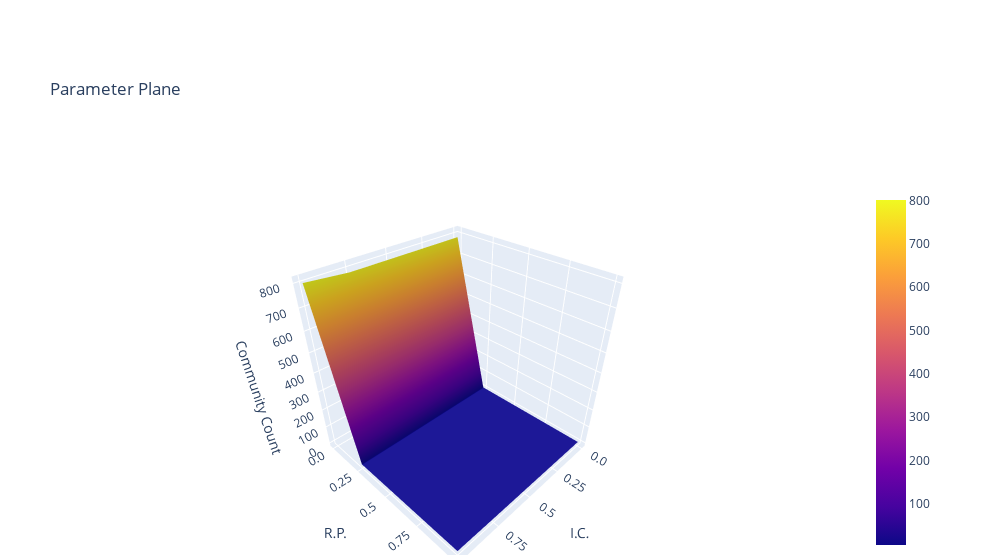

The code cell stored with this chart in its notebook:
### Code cell
fig = go.Figure(data = [go.Surface(z = parameter_plane)])

fig.update_layout(title = 'Parameter Plane', 
                  autosize = False, 
                  scene = dict(xaxis = dict(ticktext = [str(e) for e in interlayers], 
                                            tickvals = [i for i in range(grid + 1)]),
                               yaxis = dict(ticktext = [str(e) for e in resolutions],
                                            tickvals = [i for i in range(grid + 1)]),
                    xaxis_title = 'I.C.',
                    yaxis_title = 'R.P.',
                    zaxis_title = 'Community Count'), 
                  width = 1000, margin = dict(l=65, r=150, b=5, t=190))

py.iplot(fig, filename = 'parameter_plane')
 
fig.show()

### Figure 1 — Plotly figure (JSON) as saved in the notebook; plotly's stock layout.template omitted (floating-point values rounded to 4 significant figures)
{"data": [{"type": "surface", "z": [[784, 784, 784, 784, 801], [5, 5, 5, 5, 6], [5, 5, 5, 5, 6], [5, 5, 5, 5, 6], [5, 5, 5, 5, 6]]}], "layout": {"autosize": false, "margin": {"b": 5, "l": 65, "r": 150, "t": 190}, "scene": {"xaxis": {"ticktext": ["0.0", "0.25", "0.5", "0.75", "1.0"], "tickvals": [0, 1, 2, 3, 4, 5], "title": {"text": "I.C."}}, "yaxis": {"ticktext": ["0.0", "0.25", "0.5", "0.75", "1.0"], "tickvals": [0, 1, 2, 3, 4, 5], "title": {"text": "R.P."}}, "zaxis": {"title": {"text": "Community Count"}}}, "title": {"text": "Parameter Plane"}, "width": 1000}}
